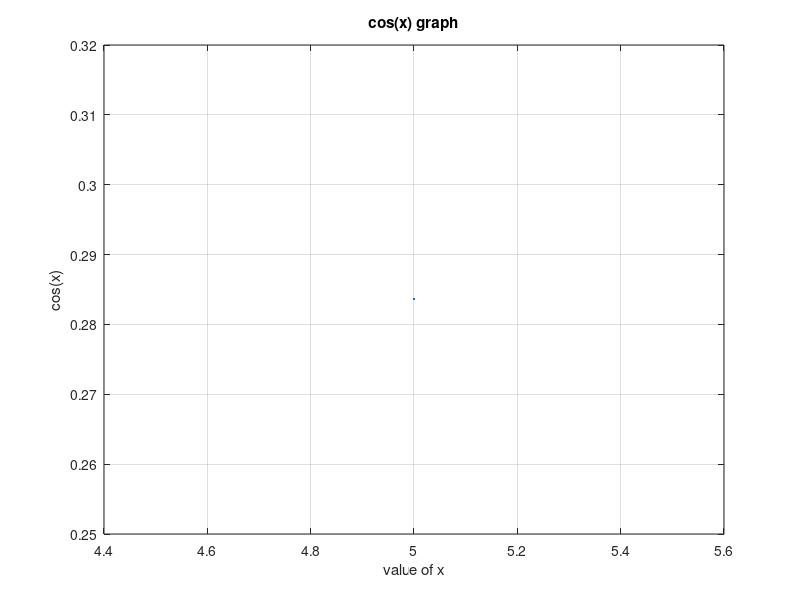

MATLAB code to generate this figure:
% ask user for parameters
%Calculating cos(x)
low = input('Enter the lower range of x :');
upp = input('Enter the upper range of x :');
incr = input('Enter the increment of x :');
filename = input('Enter file name to store data: ', 's');
if ~endsWith(filename, '.csv', 'IgnoreCase', true)
filename = strcat(filename, '.csv');
end

% now plot the the data
x = (low:incr:upp);
y = cos(x);
xy_data = [x, y];
xy_col = [x(:), y(:)];

figure;
plot(x, y);
title('cos(x) graph');
xlabel('value of x');
ylabel('cos(x)');
grid on;

% Store data in csv file
csvwrite(filename, xy_col);
disp(['Data stored in ', filename]);
